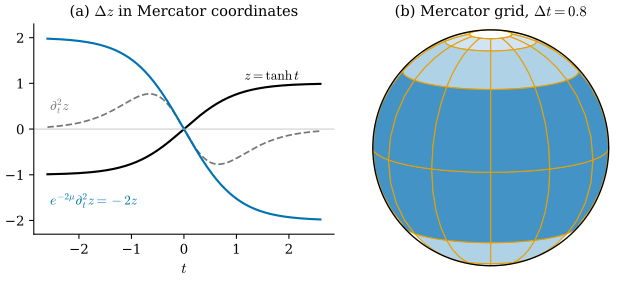

The Python source for this figure:
"""Figure 42.1.2: the Laplace-Beltrami operator in conformal coordinates (Section 42.1, Proposition 42.1.10,
Example 42.1.11).

Unit sphere in Mercator coordinates (Example 38.2.10): x(phi, t) = (sech t cos phi, sech t sin phi, tanh t),
g = e^{2 mu}(dphi^2 + dt^2) with mu = -log cosh t, so e^{-2 mu} = cosh^2 t. The height is z = tanh t.
(a) as functions of t: z (black), the flat second derivative d^2 z / dt^2 = -2 sech^2 t tanh t (gray dashed), and
    Delta z = e^{-2 mu} d^2 z / dt^2 = -2 tanh t = -2 z (blue). Self-check: sympy identity and the values at t = 1.
(b) the sphere with the Mercator grid t = -2.4, -1.6, ..., 2.4 and phi = 0, 30, ..., 330 degrees: the parameter
    squares of side 0.8 become smaller toward the poles; their area is about e^{2 mu} 0.64 = sech^2(t) 0.64.
    Faces of the sampled grid are shaded by sech^2 t (light = small factor).

Run from the project root:
``PYTHONPATH=tools python3 chapters/42-laplace-beltrami/figures/fig-42-1-2-mercator.py``
"""

import dgfig  # noqa: E402

dgfig.setup()

import matplotlib.pyplot as plt  # noqa: E402
import numpy as np  # noqa: E402
import sympy as sp  # noqa: E402

col = dgfig.COLORS
t_ = sp.symbols("t", real=True)
z_ = sp.tanh(t_)
flat = sp.diff(z_, t_, 2)
lap = sp.cosh(t_) ** 2 * flat
assert sp.simplify(lap + 2 * z_) == 0
assert sp.simplify(flat + 2 * sp.sech(t_) ** 2 * sp.tanh(t_)) == 0
# the parametrization is the unit sphere and is conformal with e^{2 mu} = sech^2 t
ph_ = sp.symbols("phi", real=True)
X = sp.Matrix([sp.sech(t_) * sp.cos(ph_), sp.sech(t_) * sp.sin(ph_), sp.tanh(t_)])
assert sp.simplify(X.dot(X) - 1) == 0
Xp, Xt = X.diff(ph_), X.diff(t_)
E, Fc, G = [sp.simplify(a) for a in (Xp.dot(Xp), Xp.dot(Xt), Xt.dot(Xt))]
assert sp.simplify(E - sp.sech(t_) ** 2) == 0 and Fc == 0 and sp.simplify(G - sp.sech(t_) ** 2) == 0
f_flat = sp.lambdify(t_, flat, modules="numpy")
print(f"t = 1: z = {np.tanh(1):.4f}, flat = {f_flat(1.0):.4f}, Delta z = {-2 * np.tanh(1):.4f}, factor cosh^2 = {np.cosh(1)**2:.4f}")

fig = plt.figure(figsize=(6.8, 3.0))
axa = fig.add_axes([0.08, 0.17, 0.46, 0.73])
ts = np.linspace(-2.6, 2.6, 400)
axa.plot(ts, np.tanh(ts), color=col["main"], lw=1.6)
axa.plot(ts, f_flat(ts), "--", color=col["aux"], lw=1.3)
axa.plot(ts, -2 * np.tanh(ts), color=col["tangent"], lw=1.6)
axa.axhline(0, color="#BBBBBB", lw=0.6)
axa.text(1.15, 1.08, r"$z = \tanh t$", fontsize=10, color=col["main"])
axa.text(-2.55, 0.42, r"$\partial_t^2 z$", fontsize=10, color=col["aux"])
axa.text(-2.55, -1.65, r"$e^{-2\mu}\partial_t^2 z = -2z$", fontsize=10, color=col["tangent"])
axa.set_xlabel(r"$t$")
axa.set_ylim(-2.3, 2.3)
axa.set_title(r"(a) $\Delta z$ in Mercator coordinates", fontsize=11)
axa.spines[["top", "right"]].set_visible(False)

axb = fig.add_axes([0.58, 0.04, 0.40, 0.86])
import dgmesh as dm  # noqa: E402
from matplotlib.collections import PolyCollection  # noqa: E402

cam = dm.Ortho(elev=12, azim=-60)
tg = np.arange(-2.4, 2.41, 0.8)
pg = np.radians(np.arange(0, 361, 30))
xm = lambda T, P: np.stack([np.cos(P) / np.cosh(T), np.sin(P) / np.cosh(T), np.tanh(T)], -1)  # noqa: E731
polys, shades, depths = [], [], []
for i in range(len(tg) - 1):
    for j in range(len(pg) - 1):
        tt = np.linspace(tg[i], tg[i + 1], 5)
        pp = np.linspace(pg[j], pg[j + 1], 5)
        ring = np.concatenate([xm(tt, np.full(5, pp[0])), xm(np.full(5, tt[-1]), pp)[1:],
                               xm(tt[::-1], np.full(5, pp[-1]))[1:], xm(np.full(5, tt[0]), pp[::-1])[1:]])
        c = xm(0.5 * (tg[i] + tg[i + 1]), 0.5 * (pg[j] + pg[j + 1]))
        if c @ cam.view <= 0:
            continue
        polys.append(cam(ring))
        shades.append(1.0 / np.cosh(0.5 * (tg[i] + tg[i + 1])) ** 2)
        depths.append(c @ cam.view)
order = np.argsort(depths)
cmap = plt.get_cmap("Blues")
pc = PolyCollection([polys[k] for k in order], facecolors=[cmap(0.15 + 0.55 * shades[k]) for k in order],
                    edgecolors=col["accent"], linewidths=0.8)
axb.add_collection(pc)
caps = [xm(np.full(200, tc), np.linspace(0, 2 * np.pi, 200)) for tc in (-2.4, 2.4)]
for cap in caps:
    vis = cap @ cam.view > 0
    q = cam(cap)
    axb.plot(np.where(vis, q[:, 0], np.nan), np.where(vis, q[:, 1], np.nan), color=col["accent"], lw=0.8)
th = np.linspace(0, 2 * np.pi, 300)
axb.plot(np.cos(th), np.sin(th), color=col["main"], lw=1.0)
axb.set_aspect("equal")
axb.set_xlim(-1.05, 1.05)
axb.set_ylim(-1.05, 1.05)
axb.set_axis_off()
axb.set_title(r"(b) Mercator grid, $\Delta t = 0.8$", fontsize=11)
dgfig.save(fig, __file__)
